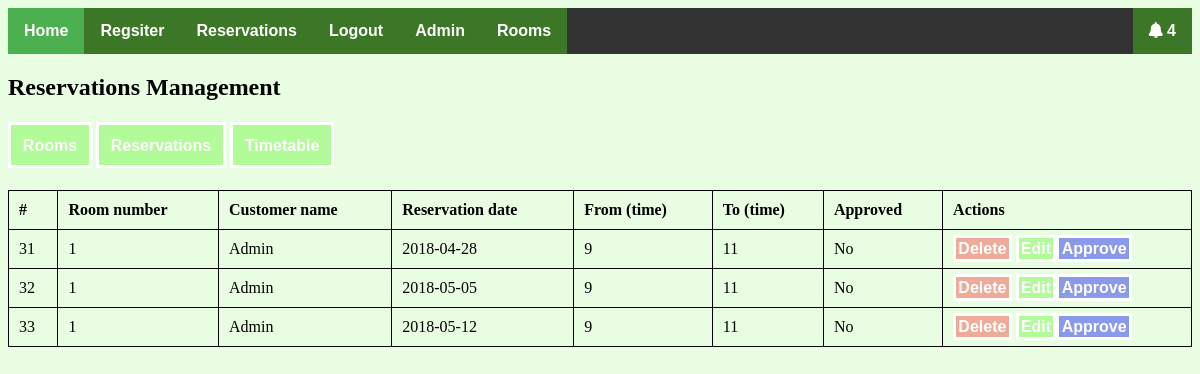
Page /pages/booking.php (signed in) on the committed database.
### tables this page shows
CREATE TABLE `reservations` (
  `reservation_id` int(11) NOT NULL,
  `room_id` int(11) NOT NULL,
  `user_id` int(11) NOT NULL,
  `reservation_date` date NOT NULL,
  `from_time` int(11) NOT NULL,
  `to_time` int(11) NOT NULL,
  `approved` tinyint(4) NOT NULL DEFAULT '0'
);

CREATE TABLE `rooms` (
  `id` int(11) NOT NULL,
  `room_number` int(11) NOT NULL,
  `description` text NOT NULL,
  `image` varchar(255) NOT NULL
);

CREATE TABLE `users` (
  `id` int(11) NOT NULL,
  `full_name` varchar(255) NOT NULL,
  `phonenumber` varchar(255) NOT NULL,
  `address` text NOT NULL,
  `gender` tinyint(4) NOT NULL,
  `email` varchar(255) NOT NULL,
  `password` varchar(255) NOT NULL,
  `is_admin` tinyint(4) NOT NULL DEFAULT '0',
  `salt` varchar(255) NOT NULL
);

### pages/booking.php (the view, shortened to what this page needs)
<!DOCTYPE html>
<html>
<head>
  <link rel="stylesheet" type="text/css" href="../css/fontawesome-all.min.css">
  <link rel="stylesheet" type="text/css" href="../css/style.css">
</head>
<body>
  <?php
        include('config.php');
  ?>
<ul>
    <li><a href="../index.php" class="active">Home</a></li>
    <li><a href="register.php">Regsiter</a></li>
    <?php if (isset($_SESSION['login'])) { ?>
      <li><a href="reservations.php">Reservations</a></li>
      <li><a href="logout.php">Logout</a></li>
      <?php if (isset($_SESSION['is_admin']) && ($_SESSION['is_admin'] == "1")) { ?>
        <li><a href="admin.php">Admin</a></li>
        <?php
          $sql = "SELECT * FROM notifications WHERE seen = 0";
          $result = mysqli_query($connection, $sql);
        ?>
        <li style="float:right;"><a href="notification.php"><i class="fas fa-bell"></i> <?=  $result->num_rows > 0 ? $result->num_rows : "" ?>
          </a></li>
      <?php } ?>
    <?php } else { ?>
      <li><a href="login.php">Login</a></li>
    <?php } ?>
    <li><a href="rooms.php">Rooms</a></li>
  </ul>
  <h2>Reservations Management</h2>
  <div class="admin-links">
    <a href="room.php">Rooms</a>
    <a href="booking.php">Reservations</a>
    <a href='timetable.php'>Timetable</a>
  </div>
  <table style="width:100%">
  <tr>
    <th>#</th>
    <th>Room number</th>
    <th>Customer name</th>
    <th>Reservation date</th>
    <th>From (time)</th>
    <th>To (time)</th>
    <th>Approved</th>
    <th>Actions</th>
  </tr>
  <?php
    $sql = "SELECT * FROM reservations INNER JOIN rooms ON reservations.room_id = rooms.id INNER JOIN users ON users.id = reservations.user_id";
    $rooms = mysqli_query($connection, $sql);
    if ($rooms->num_rows > 0) {
      while ($row = mysqli_fetch_assoc($rooms)) {
         echo "<tr>";
          echo "<td>".$row['reservation_id']."</td>";
          echo "<td>".$row['room_number']."</td>";
          echo "<td>".$row['full_name']."</td>";
          echo "<td>".$row['reservation_date']."</td>";
          echo "<td>".$row['from_time']."</td>";
          echo "<td>".$row['to_time']."</td>";
          if ($row['approved'] == "1") {
            echo "<td>Yes</td>";
          } else {
            echo "<td>No</td>";
          }
          echo "<td><a href='deleteReservation.php?id=".$row['reservation_id']."' class='delete'>Delete</a> <a href='editReservation.php?id=".$row['reservation_id']."&room_id=".$row['room_id']."'>Edit</a><a href='approve.php?id=".$row['reservation_id']."' class='approve'>Approve</a></td>";
         echo "</tr>";
      }
    }
  ?>
</table>
</body>
</html>

### css/style.css (style rules this page uses)
body { background-color: #4bf5131f; }
a { text-decoration: none; background-color: #4bf51359; border: solid 3px #fff; padding: 1%; color: #fff; font-weight: bold; font-family: sans-serif; }
.admin-links { margin: 3% auto; }
table, th, td { border: 1px solid black; border-collapse: collapse; }
th, td { padding: 10px; }
th { text-align: left; }
.delete { background-color: #f5131359; }
.approve { background-color: #131af570; }
ul { list-style-type: none; margin: 0; padding: 0; overflow: hidden; background-color: #333; }
li { float: left; }
li a { display: block !important; color: white !important; text-align: center !important; padding: 14px 16px !important; text-decoration: none !important; border: 0px !important; }
.active { background-color: #4CAF50 !important; }

### rows in the picture
reservations: reservation_id "31", room.room_number "1", user.full_name "Admin", reservation_date "2018-04-28", from_time "9", to_time "11", approved "No"
reservations: reservation_id "32", room.room_number "1", user.full_name "Admin", reservation_date "2018-05-05", from_time "9", to_time "11", approved "No"
reservations: reservation_id "33", room.room_number "1", user.full_name "Admin", reservation_date "2018-05-12", from_time "9", to_time "11", approved "No"

### other values in the picture
$result->num_rows "4"
